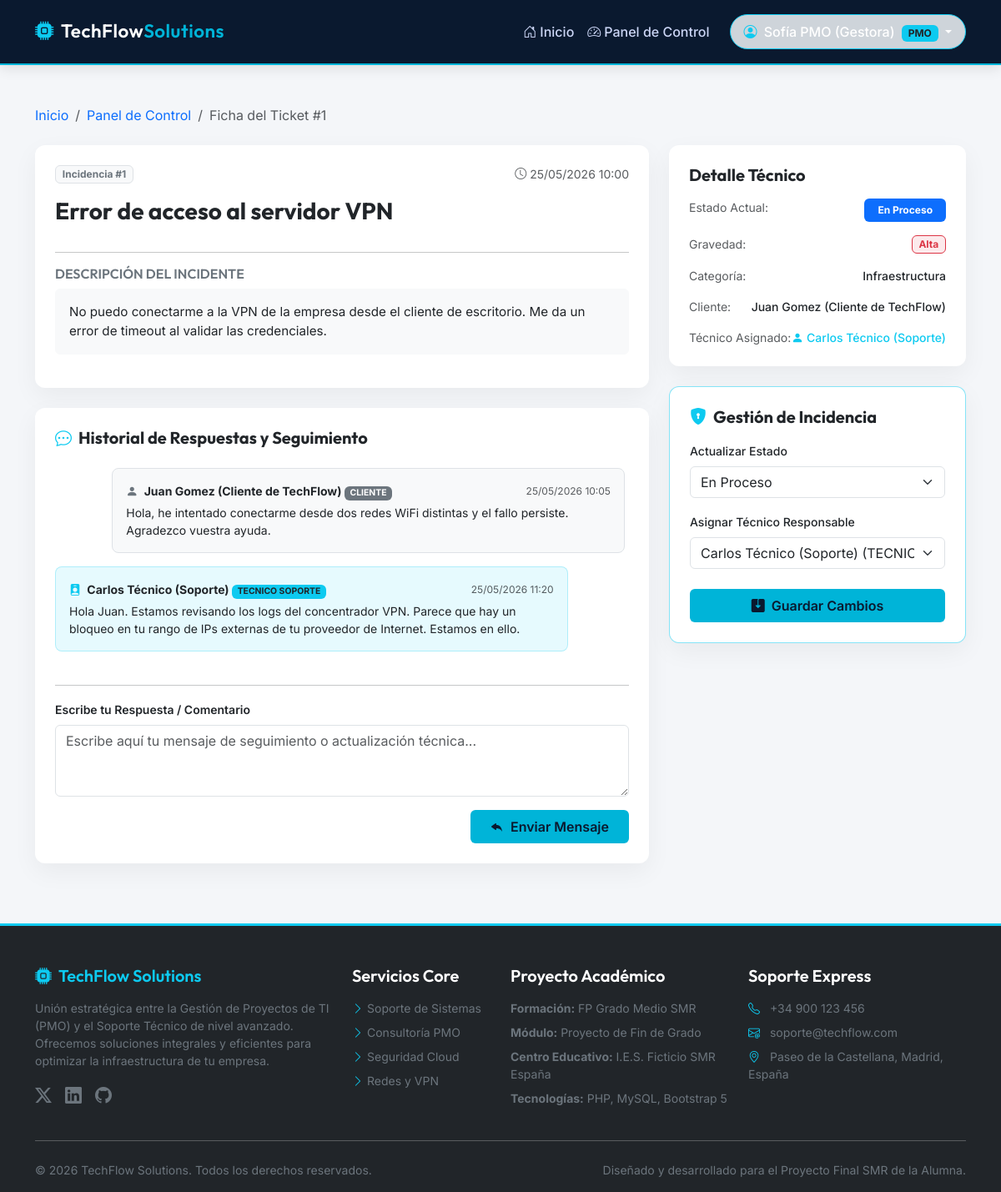
/ver_ticket.php?id=1 (signed in), run on the app's committed database.
### tables this page shows
CREATE TABLE `tickets` (
  `id` INT AUTO_INCREMENT PRIMARY KEY,
  `titulo` VARCHAR(150) NOT NULL COMMENT 'Breve título indicando el problema',
  `descripcion` TEXT NOT NULL COMMENT 'Detalles completos de la incidencia informática',
  `cliente_id` INT NOT NULL COMMENT 'Cliente que abre el ticket',
  `tecnico_id` INT DEFAULT NULL COMMENT 'Técnico asignado para resolver el ticket',
  `categoria` ENUM('Soporte Tecnico', 'Gestion de Proyectos', 'Infraestructura') NOT NULL DEFAULT 'Soporte Tecnico' COMMENT 'Categoría de la consulta',
  `gravedad` ENUM('Baja', 'Media', 'Alta', 'Critica') NOT NULL DEFAULT 'Baja' COMMENT 'Nivel de urgencia',
  `estado` ENUM('Abierto', 'En Proceso', 'Resuelto', 'Cerrado') NOT NULL DEFAULT 'Abierto' COMMENT 'Estado del flujo del soporte',
  `created_at` TIMESTAMP DEFAULT CURRENT_TIMESTAMP,
  `updated_at` TIMESTAMP DEFAULT CURRENT_TIMESTAMP ON UPDATE CURRENT_TIMESTAMP,
  FOREIGN KEY (`cliente_id`) REFERENCES `usuarios`(`id`) ON DELETE CASCADE ON UPDATE CASCADE,
  FOREIGN KEY (`tecnico_id`) REFERENCES `usuarios`(`id`) ON DELETE SET NULL ON UPDATE CASCADE
);

CREATE TABLE `comentarios_tickets` (
  `id` INT AUTO_INCREMENT PRIMARY KEY,
  `ticket_id` INT NOT NULL COMMENT 'Ticket al que pertenece la respuesta',
  `usuario_id` INT NOT NULL COMMENT 'Usuario que escribe el comentario (cliente o técnico/PMO)',
  `comentario` TEXT NOT NULL COMMENT 'Texto del mensaje',
  `created_at` TIMESTAMP DEFAULT CURRENT_TIMESTAMP,
  FOREIGN KEY (`ticket_id`) REFERENCES `tickets`(`id`) ON DELETE CASCADE ON UPDATE CASCADE,
  FOREIGN KEY (`usuario_id`) REFERENCES `usuarios`(`id`) ON DELETE CASCADE ON UPDATE CASCADE
);

CREATE TABLE `usuarios` (
  `id` INT AUTO_INCREMENT PRIMARY KEY,
  `nombre` VARCHAR(100) NOT NULL COMMENT 'Nombre completo del usuario',
  `email` VARCHAR(100) NOT NULL UNIQUE COMMENT 'Correo electrónico que sirve como login',
  `password` VARCHAR(255) NOT NULL COMMENT 'Contraseña cifrada mediante password_hash() con bcrypt',
  `rol` ENUM('cliente', 'tecnico', 'pmo') NOT NULL COMMENT 'Rol del usuario: cliente, tecnico de soporte o gestor PMO',
  `created_at` TIMESTAMP DEFAULT CURRENT_TIMESTAMP COMMENT 'Fecha de registro en la base de datos'
);

### ver_ticket.php (the view, shortened to what this page needs)
<?php
require_once 'conexion.php';
$ticket_id = intval($_GET['id']);
$usuario_rol = $_SESSION['rol'];
$sql_ticket = "SELECT t.*, u_c.nombre AS cliente_nombre, u_c.email AS cliente_email, u_t.nombre AS tecnico_nombre
               FROM tickets t
               JOIN usuarios u_c ON t.cliente_id = u_c.id
               LEFT JOIN usuarios u_t ON t.tecnico_id = u_t.id
               WHERE t.id = '$ticket_id' LIMIT 1";
$resultado_ticket = mysqli_query($conexion, $sql_ticket);
$ticket = mysqli_fetch_assoc($resultado_ticket);
$sql_comentarios = "SELECT c.*, u.nombre AS autor_nombre, u.rol AS autor_rol
                    FROM comentarios_tickets c
                    JOIN usuarios u ON c.usuario_id = u.id
                    WHERE c.ticket_id = '$ticket_id'
                    ORDER BY c.created_at ASC";
$resultado_comentarios = mysqli_query($conexion, $sql_comentarios);
include 'header.php';
?>
<div class="container my-4">
    <nav aria-label="breadcrumb" class="mb-4">
        <ol class="breadcrumb">
            <li class="breadcrumb-item"><a href="index.php" class="text-decoration-none">Inicio</a></li>
            <li class="breadcrumb-item">
                <a href="<?php echo ($usuario_rol === 'cliente') ? 'panel_cliente.php' : 'panel_pmo.php'; ?>" class="text-decoration-none">
                    <?php echo ($usuario_rol === 'cliente') ? 'Mi Panel' : 'Panel de Control'; ?>
                </a>
            </li>
            <li class="breadcrumb-item active" aria-current="page">Ficha del Ticket #<?php echo $ticket['id']; ?></li>
        </ol>
    </nav>
    <div class="row g-4">
        <div class="col-lg-8">
            <div class="card card-custom p-4 mb-4">
                <div class="d-flex justify-content-between align-items-start mb-3">
                    <span class="badge bg-light text-secondary border">Incidencia #<?php echo $ticket['id']; ?></span>
                    <span class="text-muted small"><i class="bi bi-clock me-1"></i><?php echo date('d/m/Y H:i', strtotime($ticket['created_at'])); ?></span>
                </div>
                <h1 class="h3 fw-bold mb-3 text-dark"><?php echo htmlspecialchars($ticket['titulo']); ?></h1>
                <hr class="my-3 bg-secondary opacity-25">
                <h5 class="h6 text-uppercase fw-semibold text-secondary mb-2">Descripción del Incidente</h5>
                <p class="text-dark bg-light p-3 rounded border border-light" style="white-space: pre-wrap; font-size: 0.95rem;"><?php echo htmlspecialchars($ticket['descripcion']); ?></p>
            </div>
            <div class="card card-custom p-4 mb-4">
                <h4 class="h5 fw-bold mb-4"><i class="bi bi-chat-dots text-info me-2"></i>Historial de Respuestas y Seguimiento</h4>
                <div class="chat-container mb-4" style="max-height: 450px; overflow-y: auto; padding-right: 5px;">
                    <?php if (mysqli_num_rows($resultado_comentarios) > 0): ?>
                        <div class="d-flex flex-column gap-3">
                            <?php while ($comentario = mysqli_fetch_assoc($resultado_comentarios)): ?>
                                <?php
                                $es_soporte = ($comentario['autor_rol'] !== 'cliente');
                                $burbuja_clase = $es_soporte ? 'bg-info bg-opacity-10 border border-info border-opacity-25 ms-0 me-5' : 'bg-light border me-0 ms-5';
                                $align_clase = $es_soporte ? 'align-self-start' : 'align-self-end';
                                ?>
                                <div class="p-3 rounded-3 <?php echo $burbuja_clase; ?> <?php echo $align_clase; ?> w-100" style="max-width: 90%;">
                                    <div class="d-flex justify-content-between align-items-center mb-1 flex-wrap">
                                        <strong class="small text-dark">
                                            <i class="bi <?php echo $es_soporte ? 'bi-person-badge-fill text-info' : 'bi-person-fill text-secondary'; ?> me-1"></i>
                                            <?php echo htmlspecialchars($comentario['autor_nombre']); ?>
                                            <?php if ($es_soporte): ?>
                                                <span class="badge bg-info text-dark small" style="font-size: 0.65rem;"><?php echo strtoupper($comentario['autor_rol']); ?> SOPORTE</span>
                                            <?php else: ?>
                                                <span class="badge bg-secondary text-white small" style="font-size: 0.65rem;">CLIENTE</span>
                                            <?php endif; ?>
                                        </strong>
                                        <span class="text-muted" style="font-size: 0.75rem;">
                                            <?php echo date('d/m/Y H:i', strtotime($comentario['created_at'])); ?>
                                        </span>
                                    </div>
                                    <p class="mb-0 text-dark small" style="white-space: pre-wrap;"><?php echo htmlspecialchars($comentario['comentario']); ?></p>
                                </div>
                            <?php endwhile; ?>
                        </div>
                    <?php endif; ?>
                </div>
                <hr class="my-3 bg-secondary opacity-25">
                <form action="ver_ticket.php?id=<?php echo $ticket_id; ?>" method="POST">
                    <div class="mb-3">
                        <label for="comentario" class="form-label small fw-semibold text-dark">Escribe tu Respuesta / Comentario</label>
                        <textarea class="form-control" id="comentario" name="comentario" rows="3" placeholder="Escribe aquí tu mensaje de seguimiento o actualización técnica..." required <?php echo ($ticket['estado'] === 'Cerrado') ? 'disabled' : ''; ?>></textarea>
                    </div>
                    <div class="text-end">
                        <?php if ($ticket['estado'] === 'Cerrado'): ?>
                            <button type="button" class="btn btn-dark btn-sm px-4" disabled>
                                <i class="bi bi-lock-fill me-2"></i>Incidencia Cerrada
                            </button>
                        <?php else: ?>
                            <button type="submit" name="enviar_comentario" class="btn btn-tech-primary px-4 py-2">
                                <i class="bi bi-reply-fill me-2"></i>Enviar Mensaje
                            </button>
                        <?php endif; ?>
                    </div>
                </form>
            </div>
        </div>
        <div class="col-lg-4">
            <div class="card card-custom p-4 mb-4">
                <h4 class="h5 fw-bold mb-3">Detalle Técnico</h4>
                <ul class="list-unstyled mb-0">
                    <li class="mb-3 d-flex justify-content-between">
                        <span class="text-muted small">Estado Actual:</span>
                        <?php
                        $est_clase = 'bg-secondary';
                        if ($ticket['estado'] === 'Abierto') $est_clase = 'bg-info text-dark';
                        elseif ($ticket['estado'] === 'En Proceso') $est_clase = 'bg-primary';
                        elseif ($ticket['estado'] === 'Resuelto') $est_clase = 'bg-success';
                        elseif ($ticket['estado'] === 'Cerrado') $est_clase = 'bg-dark';
                        ?>
                        <span class="badge <?php echo $est_clase; ?> px-3 py-2"><?php echo $ticket['estado']; ?></span>
                    </li>
                    <li class="mb-3 d-flex justify-content-between align-items-center">
                        <span class="text-muted small">Gravedad:</span>
                        <?php
                        $grav_clase = 'bg-secondary';
                        if ($ticket['gravedad'] === 'Baja') $grav_clase = 'bg-success bg-opacity-10 text-success border border-success';
                        elseif ($ticket['gravedad'] === 'Media') $grav_clase = 'bg-warning bg-opacity-10 text-warning-emphasis border border-warning';
                        elseif ($ticket['gravedad'] === 'Alta') $grav_clase = 'bg-danger bg-opacity-10 text-danger border border-danger';
                        elseif ($ticket['gravedad'] === 'Critica') $grav_clase = 'bg-danger text-white';
                        ?>
                        <span class="badge <?php echo $grav_clase; ?>"><?php echo $ticket['gravedad']; ?></span>
                    </li>
                    <li class="mb-3 d-flex justify-content-between">
                        <span class="text-muted small">Categoría:</span>
                        <span class="fw-medium small"><?php echo $ticket['categoria']; ?></span>
                    </li>
                    <li class="mb-3 d-flex justify-content-between">
                        <span class="text-muted small">Cliente:</span>
                        <span class="fw-medium small"><?php echo htmlspecialchars($ticket['cliente_nombre']); ?></span>
                    </li>
                    <li class="mb-0 d-flex justify-content-between">
                        <span class="text-muted small">Técnico Asignado:</span>
                        <span class="fw-medium text-info small">
                            <?php if ($ticket['tecnico_nombre']): ?>
                                <i class="bi bi-person-fill me-1"></i><?php echo htmlspecialchars($ticket['tecnico_nombre']); ?>
                            <?php else: ?>
                                <span class="text-muted small">Sin asignar</span>
                            <?php endif; ?>
                        </span>
                    </li>
                </ul>
            </div>
            <?php if ($usuario_rol === 'tecnico' || $usuario_rol === 'pmo'): ?>
                <div class="card card-custom p-4 border border-info border-opacity-50">
                    <h4 class="h5 fw-bold mb-3 text-dark"><i class="bi bi-shield-lock-fill text-info me-2"></i>Gestión de Incidencia</h4>
                    <form action="ver_ticket.php?id=<?php echo $ticket_id; ?>" method="POST" class="d-flex flex-column gap-3">
                        <div>
                            <label for="estado" class="form-label small fw-medium">Actualizar Estado</label>
                            <select class="form-select" id="estado" name="estado" required>
                                <option value="En Proceso" <?php echo $ticket['estado'] === 'En Proceso' ? 'selected' : ''; ?>>En Proceso</option>
                            </select>
                        </div>
                        <div>
                            <label for="tecnico_id" class="form-label small fw-medium">Asignar Técnico Responsable</label>
                            <select class="form-select" id="tecnico_id" name="tecnico_id">
                                <?php
                                $sql_tecnicos = "SELECT id, nombre, rol FROM usuarios WHERE rol IN ('tecnico', 'pmo') ORDER BY nombre ASC";
                                $res_tecnicos = mysqli_query($conexion, $sql_tecnicos);
                                while ($tecnico = mysqli_fetch_assoc($res_tecnicos)):
                                ?>
                                    <option value="<?php echo $tecnico['id']; ?>" <?php echo $ticket['tecnico_id'] == $tecnico['id'] ? 'selected' : ''; ?>>
                                        <?php echo htmlspecialchars($tecnico['nombre']); ?> (<?php echo strtoupper($tecnico['rol']); ?>)
                                    </option>
                                <?php endwhile; ?>
                            </select>
                        </div>
                        <button type="submit" name="actualizar_ticket" class="btn btn-tech-primary w-100 mt-2 py-2">
                            <i class="bi bi-save2-fill me-2"></i>Guardar Cambios
                        </button>
                    </form>
                </div>
            <?php endif; ?>
        </div>
    </div>
</div>
<?php
include 'footer.php';
?>

### header.php (style rules this page uses)
:root { --azul-oscuro: #0A192F; --azul-slate: #172A45; --azul-brillante: #00B4D8; --gris-fondo: #F4F6F9; --gris-texto: #4A5568; --blanco-puro: #FFFFFF; }
body { font-family: 'Inter', sans-serif; background-color: var(--gris-fondo); color: var(--azul-oscuro); min-height: 100vh; display: flex; flex-direction: column; }
h1, h2, h3, h4, h5, h6, .navbar-brand { font-family: 'Outfit', sans-serif; font-weight: 600; }
.btn-tech-primary { background-color: var(--azul-brillante); color: var(--azul-oscuro); font-weight: 600; border: none; transition: all 0.3s ease; }
.card-custom { background: var(--blanco-puro); border: none; border-radius: 12px; box-shadow: 0 10px 30px rgba(0, 0, 0, 0.05); transition: transform 0.3s ease, box-shadow 0.3s ease; }

### data on the page
tickets: id "1", created_at "25/05/2026 10:00", titulo "Error de acceso al servidor VPN", descripcion "No puedo conectarme a la VPN de la empresa desde el cliente de escritorio. Me da un error de timeout al validar las credenciales.", estado "En Proceso", gravedad "Alta", categoria "Infraestructura", cliente.nombre "Juan Gomez (Cliente de TechFlow)", tecnico.nombre "Carlos Técnico (Soporte)", tecnico_id "Carlos Técnico (Soporte) (TECNICO)"
comentarios_tickets: usuario.nombre "Juan Gomez (Cliente de TechFlow)", shows "CLIENTE", created_at "25/05/2026 10:05", comentario "Hola, he intentado conectarme desde dos redes WiFi distintas y el fallo persiste. Agradezco vuestra ayuda."
comentarios_tickets: usuario.nombre "Carlos Técnico (Soporte)", usuario.rol "TECNICO", created_at "25/05/2026 11:20", comentario "Hola Juan. Estamos revisando los logs del concentrador VPN. Parece que hay un bloqueo en tu rango de IPs externas de tu proveedor de Internet. Estamos en ello."

### other printed values
$_SESSION['nombre'] "Sofía PMO (Gestora)"
$_SESSION['rol'] "PMO"
